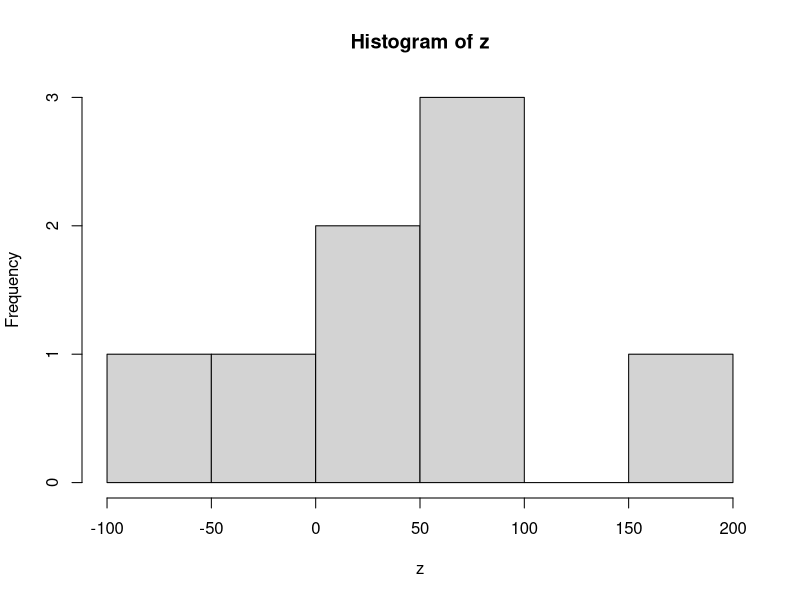

Write the R code that produced this figure.
# Ejercicio 1 ####

## a ####
x <- c(25, 19.5, 16.6, 21.3, 20.7, 16.8)
y <- c(23.8, 19, 15.9, 20.4, 19.6, 15.8)
z <- x-y
n <- length(z)
alfa <- 0.05

shapiro.test(z)

t <- sqrt(n) * abs(mean(z))/sd(z)
t
cuantil <- qt(df = n-1, p = 1-alfa/2)
cuantil

## b ####
mean(z) - cuantil * sd(z)/sqrt(n)
mean(z) + cuantil * sd(z)/sqrt(n)

# Ejercicio 2 ####
x <- c(255, 481, 360, 368, 425, 283, 311, 368)
y <- c(226, 425, 311, 311, 255, 340, 311, 284)
z <- x-y
n <- length(z)
alfa <- 0.01

shapiro.test(z)
hist(z)

## a ####
mean(z)
sd(z)
t <- sqrt(n) * abs(mean(z))/sd(z)
t
cuantil <- qt(df = n-1, p = 1-alfa/2)
cuantil

## b ####
2*(1-pt(df = n-1, q = t))

2 * pt(df = n-1, q = -t)

# Ejercicio 4 ####
alfa = 0.05
cuantil <- qt(df = 18, p = 1-alfa/2)
cuantil

## b-i ####
x_mean <- 130
y_mean <- 120
Sx <- 10
Sy <- 8

t <- abs(x_mean-y_mean)/sqrt(Sx^2/10+Sy^2/10)
t

## b-ii ####
p_valor <- 2*(1-pt(df = 18, q = t))
p_valor
